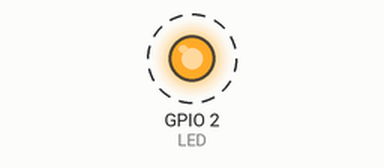
Bench run of a sketch on a simulated ESP8266 (Wemos D1 mini). On the bench: output pins drawn as LEDs (lit = HIGH). Dashed ring = blinking.

Above: at 0.2 s.
Timing chart, 0 to 3.0 s (numbered marks = the images above):
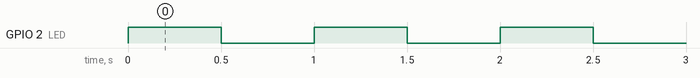

The sketch:

WeMosTest.ino
```cpp
#include <ESP8266WiFi.h>

#define LED LED_BUILTIN // Note, LED goes on when this pin driven low.
#define LEDPERIOD 1000  // in milliseconds

void setup() {
  pinMode(LED, OUTPUT);
}

void loop() {
  if (millis() / (LEDPERIOD / 2) % 2 == 1)
    digitalWrite(LED, LOW);
  else
    digitalWrite(LED, HIGH);
}
```

Measured:
- by itself, GPIO 2 (LED): alternates HIGH for 0.50 s and LOW for 0.50 s
